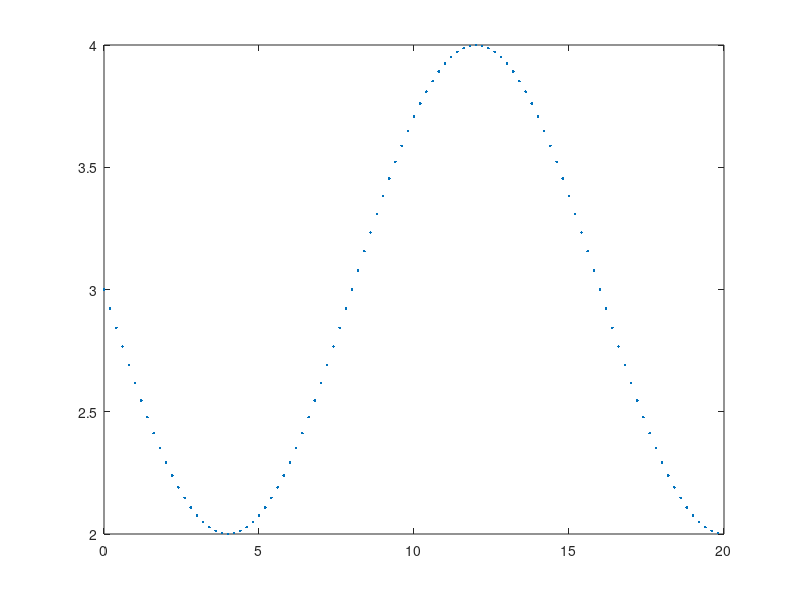

The MATLAB source for this figure: (Note: this script raises an error after producing the figure.)
% Given f is a cosine wave
f = @(p) cos(2*pi*(1/16)*(p+4))+3;

%% Test 1: isometrically generate p
p = (0:99)/5;
y = f(p);
plot(p,y,'.')

threshold = 3.2;
wcd_plot(p, y, 0, threshold, true)

%% Test 2: setting p as normal random with mu=10, sigma=5
p = 5*randn(1,100)+10;
y = f(p);
plot(p,y,'.')

threshold = 3.2;
wcd_plot(p, y, 0, threshold, true)